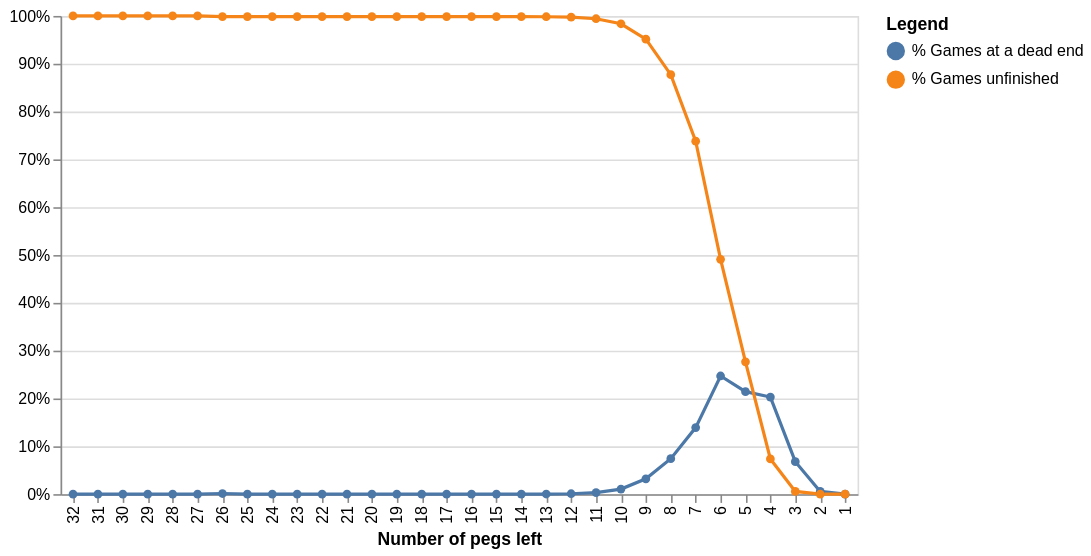

The cell this chart's notebook holds for it:
### Markdown cell above
These are the **only** winning positions you can reach.

How do games proceed in practice if you would play randomly?

### Code cell
#| echo: false
plot_columns = ['#pegs', '% Games at a dead end', '% Games unfinished']
df = data[plot_columns].melt(
    id_vars='#pegs',           # column(s) to keep as-is
    var_name='Legend',        # name for the new "category" column
    value_name='#'        # name for the new "value" column
)
alt.Chart(df).mark_line(point=True).encode(
    x=alt.X("#pegs:O", title="Number of pegs left", scale=alt.Scale(reverse=True)),
    y=alt.Y("#:Q", title="",  axis=alt.Axis(format=".0%"), scale=alt.Scale(type="linear")),
    color='Legend:N'
).properties(width=500, height=300)

### Figure 1 — Vega-Lite specification as saved in the notebook (floating-point values rounded to 4 significant figures)
{"config": {"view": {"continuousWidth": 300, "continuousHeight": 300}}, "data": {"name": "data-ba214a4646d15b1d225fdd8923d8ce09"}, "mark": {"type": "line", "point": true}, "encoding": {"color": {"field": "Legend", "type": "nominal"}, "x": {"field": "#pegs", "scale": {"reverse": true}, "title": "Number of pegs left", "type": "ordinal"}, "y": {"axis": {"format": ".0%"}, "field": "#", "scale": {"type": "linear"}, "title": "", "type": "quantitative"}}, "height": 300, "width": 500, "$schema": "https://vega.github.io/schema/vega-lite/v6.4.1.json", "datasets": {"data-ba214a4646d15b1d225fdd8923d8ce09": [{"#pegs": 1, "Legend": "% Games at a dead end", "#": 0.0}, {"#pegs": 2, "Legend": "% Games at a dead end", "#": 0.00569}, {"#pegs": 3, "Legend": "% Games at a dead end", "#": 0.06792}, {"#pegs": 4, "Legend": "% Games at a dead end", "#": 0.203}, {"#pegs": 5, "Legend": "% Games at a dead end", "#": 0.2144}, {"#pegs": 6, "Legend": "% Games at a dead end", "#": 0.2471}, {"#pegs": 7, "Legend": "% Games at a dead end", "#": 0.1392}, {"#pegs": 8, "Legend": "% Games at a dead end", "#": 0.07423}, {"#pegs": 9, "Legend": "% Games at a dead end", "#": 0.03209}, {"#pegs": 10, "Legend": "% Games at a dead end", "#": 0.01059}, {"#pegs": 11, "Legend": "% Games at a dead end", "#": 0.003275}, {"#pegs": 12, "Legend": "% Games at a dead end", "#": 0.0008755}, {"#pegs": 13, "Legend": "% Games at a dead end", "#": 0.0002197}, {"#pegs": 14, "Legend": "% Games at a dead end", "#": 6.285e-05}, {"#pegs": 15, "Legend": "% Games at a dead end", "#": 4.238e-05}, {"#pegs": 16, "Legend": "% Games at a dead end", "#": 5.051e-06}, {"#pegs": 17, "Legend": "% Games at a dead end", "#": 3.791e-06}, {"#pegs": 18, "Legend": "% Games at a dead end", "#": 1.138e-05}, {"#pegs": 19, "Legend": "% Games at a dead end", "#": 2.195e-06}, {"#pegs": 20, "Legend": "% Games at a dead end", "#": 0.0}, {"#pegs": 21, "Legend": "% Games at a dead end", "#": 1.646e-05}, {"#pegs": 22, "Legend": "% Games at a dead end", "#": 1.414e-06}, {"#pegs": 23, "Legend": "% Games at a dead end", "#": 0.0}, {"#pegs": 24, "Legend": "% Games at a dead end", "#": 0.0}, {"#pegs": 25, "Legend": "% Games at a dead end", "#": 0.0}, {"#pegs": 26, "Legend": "% Games at a dead end", "#": 0.001301}, {"#pegs": 27, "Legend": "% Games at a dead end", "#": 0.0}, {"#pegs": 28, "Legend": "% Games at a dead end", "#": 0.0}, {"#pegs": 29, "Legend": "% Games at a dead end", "#": 0.0}, {"#pegs": 30, "Legend": "% Games at a dead end", "#": 0.0}, {"#pegs": 31, "Legend": "% Games at a dead end", "#": 0.0}, {"#pegs": 32, "Legend": "% Games at a dead end", "#": 0.0}, {"#pegs": 1, "Legend": "% Games unfinished", "#": 1.43e-05}, {"#pegs": 2, "Legend": "% Games unfinished", "#": 1.43e-05}, {"#pegs": 3, "Legend": "% Games unfinished", "#": 0.005704}, {"#pegs": 4, "Legend": "% Games unfinished", "#": 0.07363}, {"#pegs": 5, "Legend": "% Games unfinished", "#": 0.2766}, {"#pegs": 6, "Legend": "% Games unfinished", "#": 0.491}, {"#pegs": 7, "Legend": "% Games unfinished", "#": 0.7381}, {"#pegs": 8, "Legend": "% Games unfinished", "#": 0.8773}, {"#pegs": 9, "Legend": "% Games unfinished", "#": 0.9515}, {"#pegs": 10, "Legend": "% Games unfinished", "#": 0.9836}, {"#pegs": 11, "Legend": "% Games unfinished", "#": 0.9942}, {"#pegs": 12, "Legend": "% Games unfinished", "#": 0.9975}, {"#pegs": 13, "Legend": "% Games unfinished", "#": 0.9983}, {"#pegs": 14, "Legend": "% Games unfinished", "#": 0.9986}, {"#pegs": 15, "Legend": "% Games unfinished", "#": 0.9986}, {"#pegs": 16, "Legend": "% Games unfinished", "#": 0.9987}, {"#pegs": 17, "Legend": "% Games unfinished", "#": 0.9987}, {"#pegs": 18, "Legend": "% Games unfinished", "#": 0.9987}, {"#pegs": 19, "Legend": "% Games unfinished", "#": 0.9987}, {"#pegs": 20, "Legend": "% Games unfinished", "#": 0.9987}, {"#pegs": 21, "Legend": "% Games unfinished", "#": 0.9987}, {"#pegs": 22, "Legend": "% Games unfinished", "#": 0.9987}, {"#pegs": 23, "Legend": "% Games unfinished", "#": 0.9987}, {"#pegs": 24, "Legend": "% Games unfinished", "#": 0.9987}, {"#pegs": 25, "Legend": "% Games unfinished", "#": 0.9987}, {"#pegs": 26, "Legend": "% Games unfinished", "#": 0.9987}, {"#pegs": 27, "Legend": "% Games unfinished", "#": 1.0}, {"#pegs": 28, "Legend": "% Games unfinished", "#": 1.0}, {"#pegs": 29, "Legend": "% Games unfinished", "#": 1.0}, {"#pegs": 30, "Legend": "% Games unfinished", "#": 1.0}, {"#pegs": 31, "Legend": "% Games unfinished", "#": 1.0}, {"#pegs": 32, "Legend": "% Games unfinished", "#": 1.0}]}}
